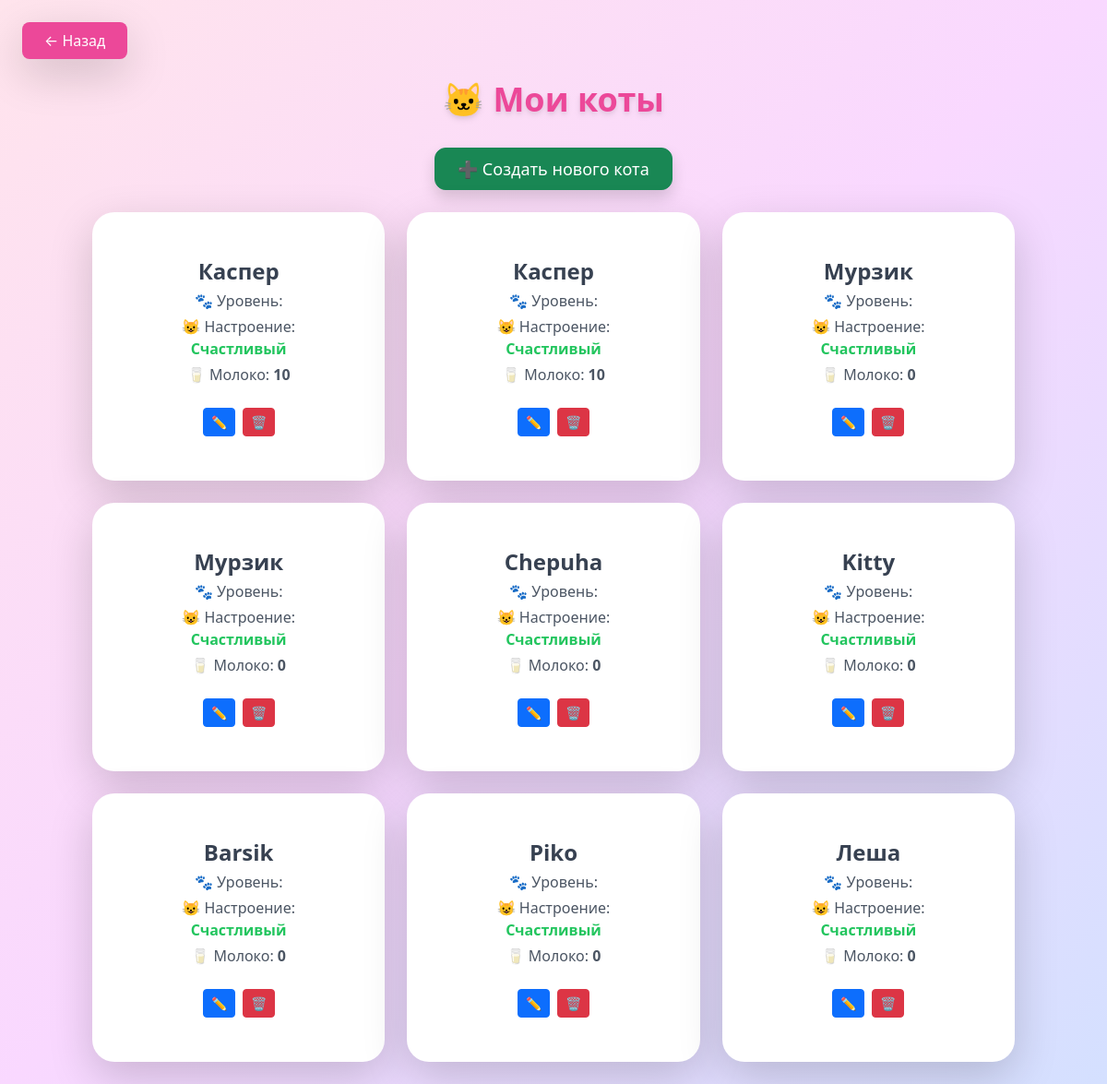
The app's page /cats/, older data.
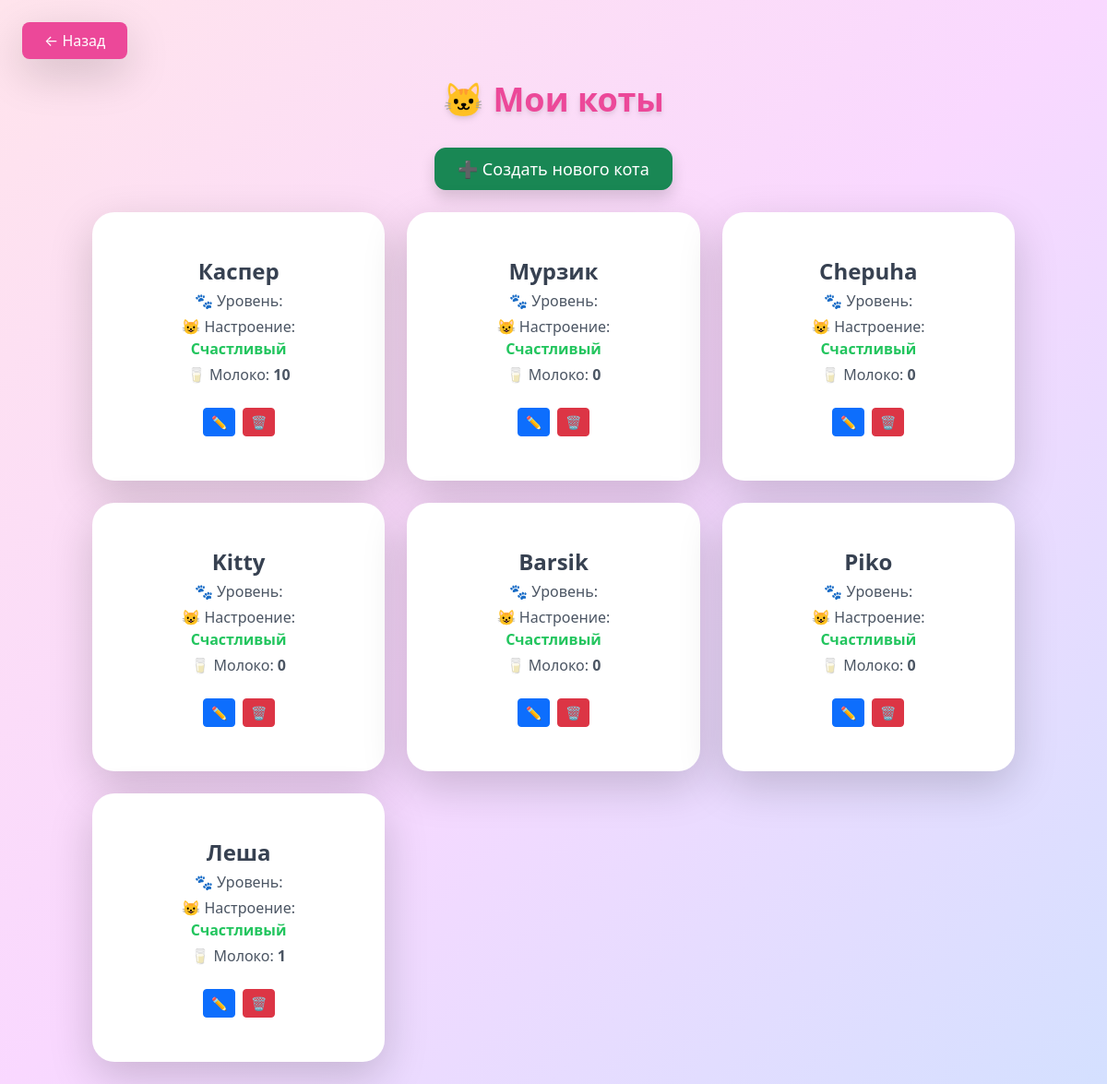
The same page, newer data.
### game/models.py (models this page shows, shortened)
class Cat(models.Model):
    name = models.CharField(max_length=100)
    description = models.TextField(blank=True, null=True)
    image_url = models.URLField(blank=True, null=True)
    score = models.IntegerField(default=0)   # formerly clicks
    milk = models.IntegerField(default=0)
    level = models.IntegerField(default=1)

### game/views.py (the view)
# urls.py: path('cats/', views.cat_list, name='cat_list'),
def cat_list(request):
    cats = Cat.objects.all()
    return render(request, 'game/cat_list.html', {'cats': cats})

### game/templates/game/cat_list.html (shortened to what this page needs)
{% load static %}
<!DOCTYPE html>
<html lang="ru">
<head>
<script src="https://cdn.tailwindcss.com"></script>
<link href="https://cdn.jsdelivr.net/npm/bootstrap@5.3.2/dist/css/bootstrap.min.css" rel="stylesheet">
</head>
<body class="p-6">
<a href="/"
   class="inline-block mb-4 px-4 py-2 bg-pink-500 text-white rounded-lg shadow-lg
          hover:bg-pink-600 transition duration-200">
   ← Назад
</a>
<div class="container mx-auto text-center">
  <h1 class="text-4xl font-bold mb-8 text-pink-500 drop-shadow-md">🐱 Мои коты</h1>
  <div class="mb-6">
    <a href="{% url 'create_cat' %}" class="btn btn-success text-lg px-4 py-2 rounded-xl shadow">
      ➕ Создать нового кота
    </a>
  </div>
  {% if cats %}
  <div class="grid grid-cols-1 sm:grid-cols-2 lg:grid-cols-3 gap-6">
    {% for cat in cats %}
    <div class="card-cat bg-white rounded-3xl shadow-lg p-5 text-center">
      <h2 class="text-2xl font-bold text-gray-700 mb-1">{{ cat.name }}</h2>
      <p class="text-gray-600 mb-1">🐾 Уровень: </p>
      <p class="text-gray-600 mb-1">
        😺 Настроение:
        {% if cat.mood == 'happy' %}
          <span class="text-green-500 font-semibold">Счастливый</span>
        {% elif cat.mood == 'grumpy' %}
          <span class="text-red-500 font-semibold">Сердитый</span>
        {% elif cat.mood == 'sleepy' %}
          <span class="text-yellow-500 font-semibold">Сонный</span>
        {% else %}
          <span class="text-gray-400 font-semibold">Неизвестно</span>
        {% endif %}
      </p>
      <p class="text-gray-600 mb-4">🥛 Молоко: <span class="font-semibold">{{ cat.milk }}</span></p>
      <div class="flex justify-center gap-2">
        <a href="{% url 'edit_cat' cat.id %}" class="btn btn-primary btn-sm">✏️</a>
        <a href="{% url 'delete_cat' cat.id %}" class="btn btn-danger btn-sm">🗑️</a>
      </div>
    </div>
    {% endfor %}
  </div>
  {% else %}
  <p class="text-gray-500 text-xl mt-10">Котов пока нет 😿</p>
  {% endif %}
</div>
</body>
</html>

Row changes from the older to the newer data that the page shows:
removed Cat: name "Каспер", mood "Счастливый", milk "10"
removed Cat: name "Мурзик", mood "Счастливый", milk "0"
changed Cat "Леша": milk "0" → "1"
